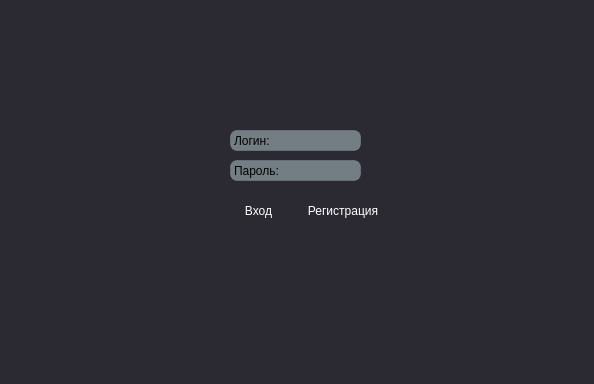
<?xml version="1.0" encoding="UTF-8"?>
<ui version="4.0">
 <class>MainWindow</class>
 <widget class="QMainWindow" name="MainWindow">
  <property name="geometry">
   <rect>
    <x>0</x>
    <y>0</y>
    <width>594</width>
    <height>384</height>
   </rect>
  </property>
  <property name="minimumSize">
   <size>
    <width>594</width>
    <height>384</height>
   </size>
  </property>
  <property name="maximumSize">
   <size>
    <width>594</width>
    <height>384</height>
   </size>
  </property>
  <property name="windowTitle">
   <string>Register_and_login</string>
  </property>
  <widget class="QWidget" name="centralwidget">
   <property name="styleSheet">
    <string notr="true">border: 1px  solid rgba(225,255,255,40);
border-radius: 7px;</string>
   </property>
   <widget class="QWidget" name="widget" native="true">
    <property name="geometry">
     <rect>
      <x>-40</x>
      <y>-50</y>
      <width>741</width>
      <height>741</height>
     </rect>
    </property>
    <property name="styleSheet">
     <string notr="true">background-color:rgb(43, 42, 51);</string>
    </property>
    <widget class="QLabel" name="Login">
     <property name="geometry">
      <rect>
       <x>270</x>
       <y>180</y>
       <width>131</width>
       <height>21</height>
      </rect>
     </property>
     <property name="styleSheet">
      <string notr="true">background-color:rgba(225,255,255,100);</string>
     </property>
     <property name="text">
      <string>Логин:</string>
     </property>
    </widget>
    <widget class="QLineEdit" name="lineEditLogin">
     <property name="geometry">
      <rect>
       <x>310</x>
       <y>180</y>
       <width>91</width>
       <height>20</height>
      </rect>
     </property>
     <property name="styleSheet">
      <string notr="true">background-color:rgba(225,255,255,0);
border: 0px  solid rgba(225,255,255,0);</string>
     </property>
    </widget>
    <widget class="QLineEdit" name="lineEditPass">
     <property name="geometry">
      <rect>
       <x>320</x>
       <y>210</y>
       <width>81</width>
       <height>20</height>
      </rect>
     </property>
     <property name="styleSheet">
      <string notr="true">background-color:rgba(225,255,255,0);
border: 0px  solid rgba(225,255,255,0);</string>
     </property>
     <property name="text">
      <string/>
     </property>
    </widget>
    <widget class="QLabel" name="Password">
     <property name="geometry">
      <rect>
       <x>270</x>
       <y>210</y>
       <width>131</width>
       <height>21</height>
      </rect>
     </property>
     <property name="styleSheet">
      <string notr="true">background-color:rgba(225,255,255,100);</string>
     </property>
     <property name="text">
      <string>Пароль:</string>
     </property>
    </widget>
    <widget class="QFrame" name="register_and_login">
     <property name="geometry">
      <rect>
       <x>250</x>
       <y>240</y>
       <width>181</width>
       <height>41</height>
      </rect>
     </property>
     <property name="styleSheet">
      <string notr="true">background-color:rgba(225,255,255,0);
border: 0px  solid rgba(225,255,255,40);
color: light;
</string>
     </property>
     <layout class="QHBoxLayout" name="horizontalLayout">
      <item>
       <widget class="QPushButton" name="btn_login">
        <property name="enabled">
         <bool>true</bool>
        </property>
        <property name="maximumSize">
         <size>
          <width>100</width>
          <height>60</height>
         </size>
        </property>
        <property name="styleSheet">
         <string notr="true">QPushButton{
color: white;
background-color:rgba(255,255,255,0);
}
QPushButton:hover{
background-color:rgba(255,255,255,40)
}
QPushButton:pressed{
background-color:rgba(255,255,255,60)
}
</string>
        </property>
        <property name="text">
         <string>Вход</string>
        </property>
        <property name="icon">
         <iconset resource="../../../../../../../../../../../../Program Files/games/12/res-rs.qrc">
          <normaloff>:/icons/icon/login_24dp_E8EAED_FILL0_wght400_GRAD0_opsz24 (1).png</normaloff>:/icons/icon/login_24dp_E8EAED_FILL0_wght400_GRAD0_opsz24 (1).png</iconset>
        </property>
        <property name="iconSize">
         <size>
          <width>24</width>
          <height>24</height>
         </size>
        </property>
       </widget>
      </item>
      <item>
       <widget class="QPushButton" name="btn_register">
        <property name="maximumSize">
         <size>
          <width>400</width>
          <height>60</height>
         </size>
        </property>
        <property name="styleSheet">
         <string notr="true">QPushButton{
color: white;
background-color:rgba(255,255,255,0);
}
QPushButton:hover{
background-color:rgba(255,255,255,40)
}
QPushButton:pressed{
background-color:rgba(255,255,255,60)
}</string>
        </property>
        <property name="text">
         <string>Регистрация</string>
        </property>
        <property name="icon">
         <iconset resource="../../../../../../../../../../../../Program Files/games/12/res-rs.qrc">
          <normaloff>:/icons/icon/key_24dp_E8EAED_FILL0_wght400_GRAD0_opsz24 (1).png</normaloff>:/icons/icon/key_24dp_E8EAED_FILL0_wght400_GRAD0_opsz24 (1).png</iconset>
        </property>
        <property name="iconSize">
         <size>
          <width>24</width>
          <height>24</height>
         </size>
        </property>
       </widget>
      </item>
     </layout>
    </widget>
    <zorder>register_and_login</zorder>
    <zorder>Login</zorder>
    <zorder>lineEditLogin</zorder>
    <zorder>Password</zorder>
    <zorder>lineEditPass</zorder>
   </widget>
  </widget>
 </widget>
 <resources>
  <include location="../../../../../../../../../../../../Program Files/games/12/res-rs.qrc"/>
 </resources>
 <connections/>
</ui>
